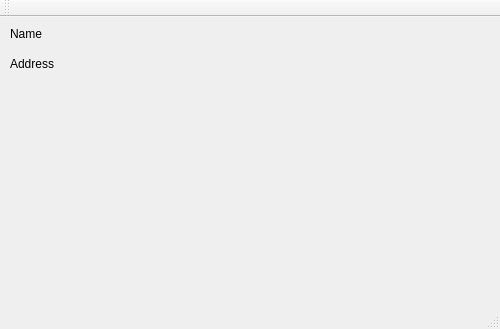
<?xml version="1.0" encoding="UTF-8"?>
<ui version="4.0">
 <class>AddressBook</class>
 <widget class="QMainWindow" name="AddressBook">
  <property name="geometry">
   <rect>
    <x>0</x>
    <y>0</y>
    <width>500</width>
    <height>329</height>
   </rect>
  </property>
  <property name="windowTitle">
   <string>Address book</string>
  </property>
  <widget class="QWidget" name="centralWidget">
   <widget class="QLabel" name="label">
    <property name="geometry">
     <rect>
      <x>10</x>
      <y>10</y>
      <width>47</width>
      <height>13</height>
     </rect>
    </property>
    <property name="text">
     <string>Name</string>
    </property>
   </widget>
   <widget class="QLabel" name="label_2">
    <property name="geometry">
     <rect>
      <x>10</x>
      <y>40</y>
      <width>47</width>
      <height>13</height>
     </rect>
    </property>
    <property name="text">
     <string>Address</string>
    </property>
   </widget>
  </widget>
  <widget class="QMenuBar" name="menuBar">
   <property name="geometry">
    <rect>
     <x>0</x>
     <y>0</y>
     <width>500</width>
     <height>21</height>
    </rect>
   </property>
  </widget>
  <widget class="QToolBar" name="mainToolBar">
   <attribute name="toolBarArea">
    <enum>TopToolBarArea</enum>
   </attribute>
   <attribute name="toolBarBreak">
    <bool>false</bool>
   </attribute>
  </widget>
  <widget class="QStatusBar" name="statusBar"/>
 </widget>
 <layoutdefault spacing="6" margin="11"/>
 <resources/>
 <connections/>
</ui>
